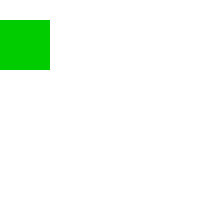
Frame 1 (no input)
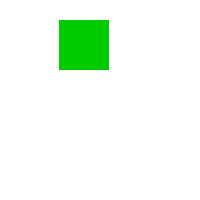
Frame 60 (the mouse pressed at the canvas centre just before this capture)
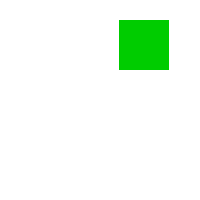
Frame 120 (the mouse held since frame 60 and released just before this capture)

The Processing sketch that drew these frames (run headless with seeded random() and noise(); from frame 60 on, the mouse is pressed at the canvas centre):

// Processing sketch: Question3
// ── Question3.pde
int i;
void setup() {
  size(200, 200);
  noStroke(); fill(0, 204, 0);
  i = 0;
}
void draw() {
  background(255);
  rect(i++, 20, 50, 50);
  if(i>=150 && i<=200){
    rect(0,20,i%50,50);
  } else if(i >= 200) i = 0;
  
}
